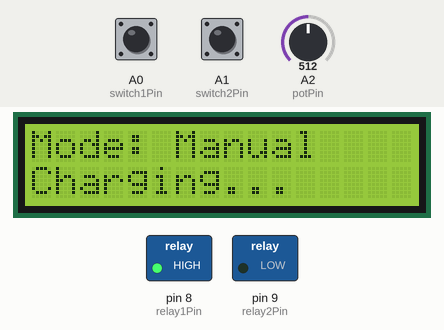
Simulated run of this sketch. Board: Arduino Uno, built with avr-gcc and run on an emulated ATmega328P. On the bench: 16×2 character LCD, switched loads named in the sketch (green lamp = pin HIGH). The test bench sets the inputs (shaded band); at power-on: A1 (switch2Pin) HIGH, A0 (switch1Pin) HIGH, A2 (potPin) = 512.

Above: at 3.3 s.
3.4 s: A1 (switch2Pin) pulled LOW for 0.15 s
At 4.8 s:
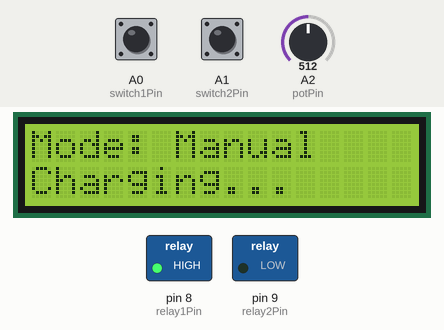
5.1 s: A0 (switch1Pin) pulled LOW for 0.15 s
At 6.3 s:
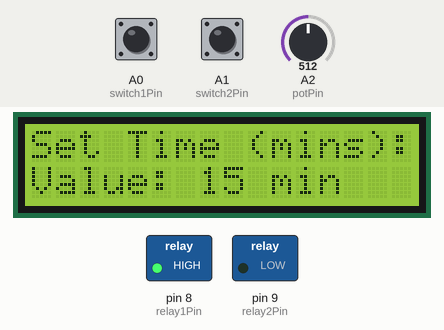
At 16.0 s:
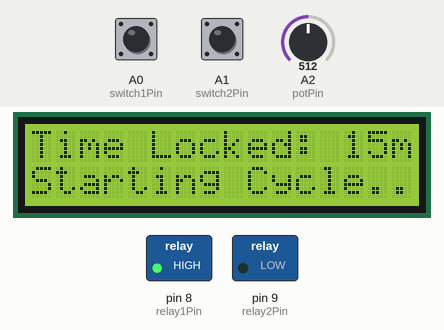
Timing chart, 0 to 17.5 s (numbered marks = the images above; inputs shaded):
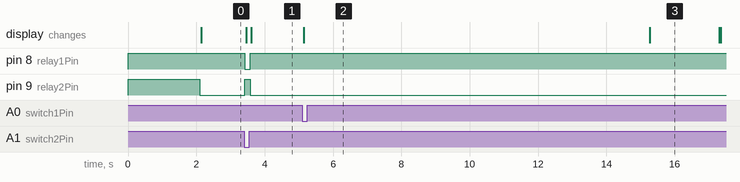

Measured:
- after the input at 3.4 s, pin 8 (relay1Pin): HIGH → LOW at once, → HIGH 0.16 s later; pin 9 (relay2Pin): LOW → HIGH at once, → LOW 0.16 s later; the display: first changes after 0.06 s (image 1 shows a later state)
- after the input at 5.1 s, the display: changes after 0.05 s (image 2)

The sketch:

MainCode.ino
```cpp
#include <Wire.h>
#include <LiquidCrystal_I2C.h>

// LCD setup
LiquidCrystal_I2C lcd(0x27, 16, 2);

// Pin definitions
const int switch1Pin = A0;   // Mode select (Manual/Auto)
const int switch2Pin = A1;   // Manual charge/discharge control
const int relay1Pin  = 8;   // Charge relay
const int relay2Pin  = 9;   // Discharge relay
const int potPin     = A2;  // Potentiometer for time setting

// Variables
bool manualMode = true;
bool autoSetupDone = false;
int totalTime = 1;  // minutes
unsigned long startMillis = 0;
unsigned long intervalMillis = 0;
bool charging = true;

void setup() {
  pinMode(switch1Pin, INPUT_PULLUP);
  pinMode(switch2Pin, INPUT_PULLUP);
  pinMode(relay1Pin, OUTPUT);
  pinMode(relay2Pin, OUTPUT);

  digitalWrite(relay1Pin, HIGH); // Initially off
  digitalWrite(relay2Pin, HIGH);

  lcd.init();
  lcd.backlight();
  lcd.clear();
  lcd.setCursor(0, 0);
  lcd.print("Charge-Discharge");
  lcd.setCursor(0, 1);
  lcd.print("Controller Ready");
  delay(2000);
  lcd.clear();
}

void loop() {
  manualMode = digitalRead(switch1Pin); // HIGH = manual, LOW = auto

  if (manualMode) {
    autoSetupDone = false; // reset auto setup when going manual
    handleManualMode();
  } else {
    handleAutoMode();
  }
}

// ---------------- Manual Mode -----------------
void handleManualMode() {
  bool switch2State = digitalRead(switch2Pin);

  if (switch2State == HIGH) {
    digitalWrite(relay1Pin, HIGH); // Charge ON
    digitalWrite(relay2Pin, LOW);
    lcdPrint("Mode: Manual", "Charging...");
  } else {
    digitalWrite(relay1Pin, LOW);
    digitalWrite(relay2Pin, HIGH); // Discharge ON
    lcdPrint("Mode: Manual", "Discharging...");
  }
}

// ---------------- Automatic Mode -----------------
void handleAutoMode() {
  if (!autoSetupDone) {
    // Give user 10s to set time
    lcd.clear();
    lcd.setCursor(0, 0);
    lcd.print("Set Time (mins):");

    unsigned long setupStart = millis();
    while (millis() - setupStart < 10000) {
      int potValue = analogRead(potPin);
      totalTime = map(potValue, 0, 1023, 1, 30); // 1–30 min

      lcd.setCursor(0, 1);
      lcd.print("Value: ");
      lcd.print(totalTime);
      lcd.print(" min   ");
      delay(300);
    }

    // Lock time value
    lcd.clear();
    lcd.setCursor(0, 0);
    lcd.print("Time Locked: ");
    lcd.print(totalTime);
    lcd.print("m");
    lcd.setCursor(0, 1);
    lcd.print("Starting Cycle...");
    delay(2000);

    autoSetupDone = true;
    charging = true;
    intervalMillis = totalTime * 60000UL;
    startMillis = millis();
  }

  // Auto cycle running
  if (millis() - startMillis >= intervalMillis) {
    charging = !charging; // toggle mode
    startMillis = millis();
  }

  unsigned long remaining = (intervalMillis - (millis() - startMillis)) / 1000; // sec

  if (charging) {
    digitalWrite(relay1Pin, HIGH);
    digitalWrite(relay2Pin, LOW);
    lcd.setCursor(0, 0);
    lcd.print("Mode: Auto       ");
    lcd.setCursor(0, 1);
    lcd.print("Charging ");
    lcd.print(remaining / 60);
    lcd.print("m ");
    lcd.print(remaining % 60);
    lcd.print("s   ");
  } else {
    digitalWrite(relay1Pin, LOW);
    digitalWrite(relay2Pin, HIGH);
    lcd.setCursor(0, 0);
    lcd.print("Mode: Auto       ");
    lcd.setCursor(0, 1);
    lcd.print("Dischg ");
    lcd.print(remaining / 60);
    lcd.print("m ");
    lcd.print(remaining % 60);
    lcd.print("s   ");
  }
}

// ---------------- Helper -----------------
void lcdPrint(String line1, String line2) {
  lcd.setCursor(0, 0);
  lcd.print(line1 + "        ");
  lcd.setCursor(0, 1);
  lcd.print(line2 + "        ");
}
```
